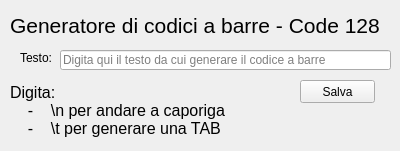
<?xml version="1.0" encoding="UTF-8"?>
<ui version="4.0">
 <class>Form</class>
 <widget class="QWidget" name="Form">
  <property name="geometry">
   <rect>
    <x>0</x>
    <y>0</y>
    <width>400</width>
    <height>151</height>
   </rect>
  </property>
  <property name="windowTitle">
   <string>Barcode Generator</string>
  </property>
  <widget class="QPushButton" name="button_salva">
   <property name="geometry">
    <rect>
     <x>300</x>
     <y>80</y>
     <width>75</width>
     <height>23</height>
    </rect>
   </property>
   <property name="text">
    <string>Salva</string>
   </property>
  </widget>
  <widget class="QLineEdit" name="input_testo">
   <property name="geometry">
    <rect>
     <x>60</x>
     <y>50</y>
     <width>331</width>
     <height>20</height>
    </rect>
   </property>
   <property name="text">
    <string/>
   </property>
   <property name="placeholderText">
    <string>Digita qui il testo da cui generare il codice a barre</string>
   </property>
  </widget>
  <widget class="QLabel" name="label_testo">
   <property name="geometry">
    <rect>
     <x>20</x>
     <y>50</y>
     <width>31</width>
     <height>16</height>
    </rect>
   </property>
   <property name="text">
    <string>Testo:</string>
   </property>
  </widget>
  <widget class="QLabel" name="label_titolo">
   <property name="geometry">
    <rect>
     <x>10</x>
     <y>10</y>
     <width>381</width>
     <height>31</height>
    </rect>
   </property>
   <property name="font">
    <font>
     <pointsize>16</pointsize>
     <weight>50</weight>
     <italic>false</italic>
     <bold>false</bold>
    </font>
   </property>
   <property name="text">
    <string>Generatore di codici a barre - Code 128</string>
   </property>
  </widget>
  <widget class="QLabel" name="label_nota">
   <property name="geometry">
    <rect>
     <x>10</x>
     <y>80</y>
     <width>251</width>
     <height>61</height>
    </rect>
   </property>
   <property name="font">
    <font>
     <pointsize>12</pointsize>
    </font>
   </property>
   <property name="text">
    <string>Digita:
    -    \n per andare a caporiga
    -    \t per generare una TAB</string>
   </property>
   <property name="scaledContents">
    <bool>false</bool>
   </property>
   <property name="wordWrap">
    <bool>true</bool>
   </property>
  </widget>
 </widget>
 <resources/>
 <connections/>
</ui>
